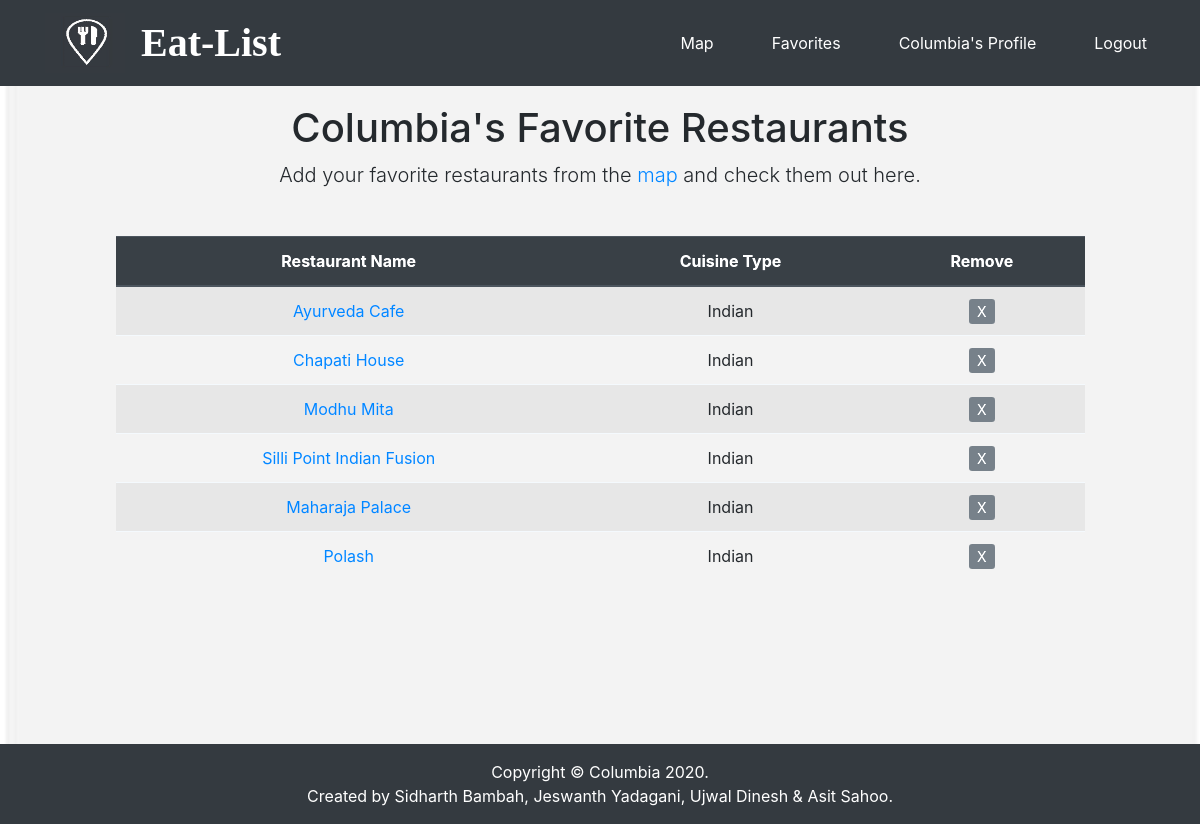
The page /fav_list (signed in) on the database as committed earlier.
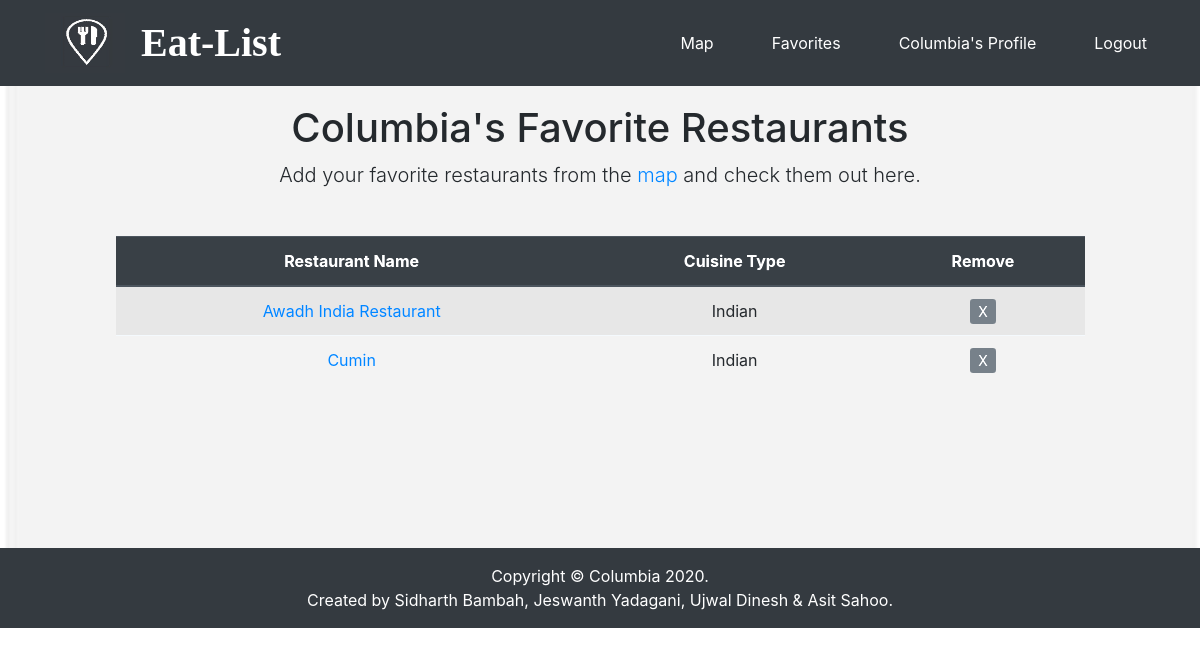
The same page on the database as committed later.
### ColumbiaApp/models.py (models this page shows, shortened)
class Restaurant(models.Model):
    user = models.ForeignKey(User, on_delete=models.PROTECT)
    cuisine = models.CharField(max_length=30)
    name = models.CharField(max_length=100)
    url = models.CharField(max_length=30)

### ColumbiaApp/views.py (the view)
# urls.py: path('fav_list',views.fav_list,name='fav_list'),
def fav_list(request):
    context=dict()
    if request.user.is_authenticated:
        fav_rest_list = Restaurant.objects.filter(user=request.user)
        data_list = []
        for ele in fav_rest_list:
            temp_dict = {}
            temp_dict['name'] = ele.name
            temp_dict['cuisine'] = ele.cuisine
            temp_dict['url'] = ele.url
            data_list.append(temp_dict)
        context['fav_restaurants'] = data_list
        return render(request,'fav_list.html',context)
    else:
        return HttpResponseRedirect(reverse('login'))

### templates/fav_list.html
{% extends 'base_login.html' %}
{% block content %}
    <h1 style="text-align: center;">{{user|title}}'s Favorite Restaurants</h1>
    <p style="text-align: center;padding-bottom:30px;" class="lead">Add your favorite restaurants from the <a href="{% url 'restaurant_map' %}">map</a> and check them out here.</p>
    <div class="container-fluid" style="width:90%;">
    <table class="table table-hover table-striped">
        <thead class="thead-dark text-center">
            <tr>
                <th>Restaurant Name</th>
                <th>Cuisine Type</th>
                <th>Remove</th>
            </tr>
        </thead>
        <tbody class="text-center">
        {% for ele in fav_restaurants %}
            <tr>
                <td><a href="https://www.google.com/maps/search/?api=1&query=Google&query_place_id={{ele.url}}" target="_blank">{{ele.name}}</a></td>
                <td>{{ele.cuisine}}</td>
                <td><a class="btn-sm btn-secondary" href="{% url 'remove_from_fav' %}?res_to_remove={{ ele.name }}">X</a></td>
            </tr>
        {% endfor %}
        </tbody>
    </table>
    </div>
{% endblock %}

### templates/base_login.html (shortened to what this page needs)
<!DOCTYPE html>
{% load static %}
<html lang="en">
<head>
    <link rel="stylesheet" href="https://stackpath.bootstrapcdn.com/bootstrap/4.4.1/css/bootstrap.min.css"
>
    <link rel="stylesheet" href="{% static 'ColumbiaApp/css/style.css' %}" type="text/css">
    <link rel="stylesheet" href="https://cdnjs.cloudflare.com/ajax/libs/font-awesome/5.11.2/css/all.css" type="text/css">
</head>
<body>
<nav class="navbar navbar-expand-lg navbar-dark bg-dark fixed-top">
    <div class="container">
        <a href="{% url 'home' %}">
        <img class="navbar-brand" src="/static/ColumbiaApp/img/logo.jpg" height="70px" width="80px"></img>
        </a>
        <a class="navbar-brand" style="font-family: 'Baskerville Old Face';font-size: 40px;font-weight: bolder" href="{% url 'home' %}">Eat-List</a>
        <div class="collapse navbar-collapse" id="navbarResponsive">
            <ul class="navbar-nav ml-auto">
                <li class="nav-item">
                    <a class="nav-link" style="padding-right:50px;color:white;" href="{% url 'restaurant_map' %}">Map</a>
                </li>
                <li class="nav-item">
                    <a class="nav-link" style="padding-right:50px;color:white;" href="{% url 'fav_list' %}">Favorites</a>
                </li>
                <li class="nav-item">
                    <a class="nav-link" style="padding-right:50px;color:white;" href="{% url 'user_profile' %}">{{ user|title|safe }}'s Profile</a>
                </li>
                <li class="nav-item">
                    <a class="nav-link" style="color:white;" href="{% url 'logout' %}">Logout</a>
                </li>
            </ul>
        </div>
    </div>
</nav>
<section class="py-5 bg-image-full" style="background-image: url('/static/ColumbiaApp/img/bg.jpg');filter: brightness(110%);">
    <div class="container">
        {% block content %}
        {% endblock %}
    </div>
    <div style="height: 100px;"></div>
</section>
  <footer class="py-3 bg-dark">
    <div class="container">
        <p class="m-0 text-center text-white">Copyright &copy; Columbia 2020.<br> Created by
            Sidharth Bambah, Jeswanth Yadagani, Ujwal Dinesh & Asit Sahoo.
        </p>
    </div>
  </footer>
</body>
</html>

### static/ColumbiaApp/css/style.css (style rules this page uses)
html,body { height: 100%; width: 100%; }
body { padding-top: 56px; }
.bg-image-full { background: no-repeat center center scroll; -webkit-background-size: cover; -moz-background-size: cover; background-size: cover; -o-background-size: cover; }

Rows that differ between the two databases and show on the page:
removed Restaurant: name "Ayurveda Cafe", cuisine "Indian"
removed Restaurant: name "Chapati House", cuisine "Indian"
removed Restaurant: name "Modhu Mita", cuisine "Indian"
removed Restaurant: name "Silli Point Indian Fusion", cuisine "Indian"
removed Restaurant: name "Maharaja Palace", cuisine "Indian"
removed Restaurant: name "Polash", cuisine "Indian"
added Restaurant: name "Awadh India Restaurant", cuisine "Indian"
added Restaurant: name "Cumin", cuisine "Indian"
Other text that changed with them:
new list line: "X"
list line gone: "X"
